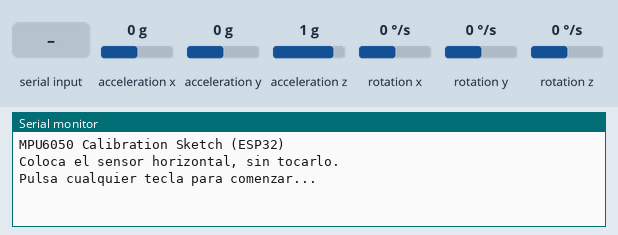
A sketch run on a simulated ESP32. Shown: the last lines printed to the serial monitor. The test bench sets the inputs (shaded band); at power-on: acceleration x 0 g, acceleration y 0 g, acceleration z 1 g, rotation x 0 °/s, rotation y 0 °/s, rotation z 0 °/s.

Above: at 2.0 s.
2.1 s: "1" received over Serial
At 3.3 s:
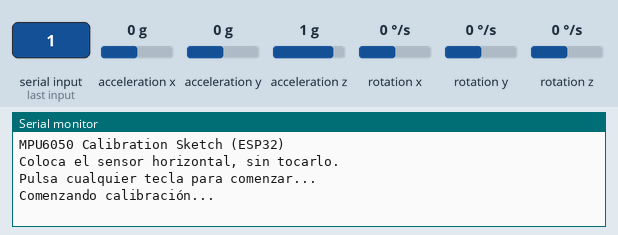
At 5.6 s:
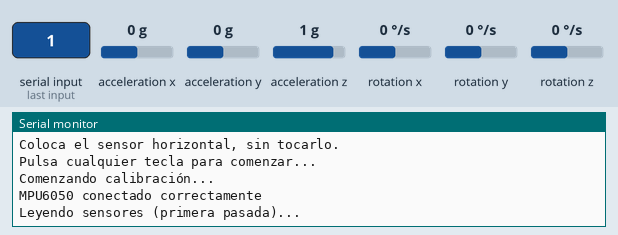

The sketch:

19_MPU6050_Calibraci_n_DMP.ino
```cpp
/***************************************************
  Proyecto: CANSAT - Calibración del MPU6050 (DMP)
  Versión: v1.0 - 15/11/2025
  Autor: Equipo CANSAT
  Centro: IES Gonzalo Torrente Ballester (Salamanca)

  Descripción:
  Este sketch calibra el MPU6050 usando la librería
  I2Cdev + MPU6050 de Jeff Rowberg. Calcula los
  offsets del acelerómetro y el giroscopio necesarios
  para que el DMP (yaw, pitch, roll) funcione bien.

  Al final muestra 6 offsets:
    ax_offset, ay_offset, az_offset, gx_offset, gy_offset, gz_offset
  que deberás copiar en tu sketch del DMP.

  Licencia: MIT
***************************************************/

/*
  ESP32 + MPU6050 (I2C) – Calibración del DMP

  Conexiones:
    VCC  -> 3V3
    GND  -> GND
    SDA  -> GPIO21
    SCL  -> GPIO22
    ADO  -> GND  (dirección I2C = 0x68)
*/

#include "I2Cdev.h"
#include "MPU6050.h"
#include <Wire.h>

// ---------- CONFIGURACIÓN DE LA CALIBRACIÓN ----------
int buffersize    = 1000;  // nº de lecturas para hacer media
int acel_deadzone = 8;     // error permitido en acelerómetro
int giro_deadzone = 1;     // error permitido en giroscopio

// Dirección habitual: 0x68 (ADO a GND)
MPU6050 accelgyro(0x68);

int16_t ax, ay, az, gx, gy, gz;
int mean_ax, mean_ay, mean_az, mean_gx, mean_gy, mean_gz;
int ax_offset, ay_offset, az_offset, gx_offset, gy_offset, gz_offset;
int state = 0;

// ---------- SETUP ----------
void setup() {
  // I2C del ESP32 en pines 21–22
  Wire.begin(21, 22);

  Serial.begin(115200);
  delay(1000);

  accelgyro.initialize();

  Serial.println("MPU6050 Calibration Sketch (ESP32)");
  Serial.println("Coloca el sensor horizontal, sin tocarlo.");
  Serial.println("Pulsa cualquier tecla para comenzar...\n");

  // Esperar a que el usuario pulse algo
  while (!Serial.available()) delay(100);
  while (Serial.available()) Serial.read();  // vaciar

  Serial.println("Comenzando calibración...");
  delay(2000);

  // Reset de offsets
  accelgyro.setXAccelOffset(0);
  accelgyro.setYAccelOffset(0);
  accelgyro.setZAccelOffset(0);
  accelgyro.setXGyroOffset(0);
  accelgyro.setYGyroOffset(0);
  accelgyro.setZGyroOffset(0);

  // Comprobar conexión
  Serial.println(accelgyro.testConnection() ?
                 "MPU6050 conectado correctamente" :
                 "ERROR: No se detecta el MPU6050");
  delay(1000);
}

// ---------- LOOP ----------
void loop() {
  if (state == 0) {
    Serial.println("\nLeyendo sensores (primera pasada)...");
    meansensors();
    state++;
    delay(500);
  }
  else if (state == 1) {
    Serial.println("Calculando offsets...");
    calibration();
    state++;
    delay(500);
  }
  else if (state == 2) {
    meansensors();
    Serial.println("\n¡CALIBRACIÓN COMPLETADA!\n");

    Serial.print("Lecturas promedio con offsets:\t");
    Serial.print(mean_ax); Serial.print("\t");
    Serial.print(mean_ay); Serial.print("\t");
    Serial.print(mean_az); Serial.print("\t");
    Serial.print(mean_gx); Serial.print("\t");
    Serial.print(mean_gy); Serial.print("\t");
    Serial.println(mean_gz);

    Serial.println("\nTus OFFSETS finales:");
    Serial.print("ax_offset = "); Serial.println(ax_offset);
    Serial.print("ay_offset = "); Serial.println(ay_offset);
    Serial.print("az_offset = "); Serial.println(az_offset);
    Serial.print("gx_offset = "); Serial.println(gx_offset);
    Serial.print("gy_offset = "); Serial.println(gy_offset);
    Serial.print("gz_offset = "); Serial.println(gz_offset);

    Serial.println("\nCopia estos valores en tu sketch DMP como:");
    Serial.println("mpu.setXAccelOffset(ax_offset);");
    Serial.println("mpu.setYAccelOffset(ay_offset);");
    Serial.println("mpu.setZAccelOffset(az_offset);");
    Serial.println("mpu.setXGyroOffset(gx_offset);");
    Serial.println("mpu.setYGyroOffset(gy_offset);");
    Serial.println("mpu.setZGyroOffset(gz_offset);");

    while (1);  // terminar
  }
}

// ---------- FUNCIONES AUXILIARES ----------

void meansensors() {
  long i = 0;
  long buff_ax = 0, buff_ay = 0, buff_az = 0;
  long buff_gx = 0, buff_gy = 0, buff_gz = 0;

  while (i < (buffersize + 101)) {
    accelgyro.getMotion6(&ax, &ay, &az, &gx, &gy, &gz);

    // descartamos las primeras 100 lecturas
    if (i > 100 && i <= (buffersize + 100)) {
      buff_ax += ax;
      buff_ay += ay;
      buff_az += az;
      buff_gx += gx;
      buff_gy += gy;
      buff_gz += gz;
    }

    if (i == (buffersize + 100)) {
      mean_ax = buff_ax / buffersize;
      mean_ay = buff_ay / buffersize;
      mean_az = buff_az / buffersize;
      mean_gx = buff_gx / buffersize;
      mean_gy = buff_gy / buffersize;
      mean_gz = buff_gz / buffersize;
    }

    i++;
    delay(2);
  }
}

void calibration() {
  ax_offset = -mean_ax / 8;
  ay_offset = -mean_ay / 8;
  az_offset = (16384 - mean_az) / 8;

  gx_offset = -mean_gx / 4;
  gy_offset = -mean_gy / 4;
  gz_offset = -mean_gz / 4;

  while (1) {
    int ready = 0;

    accelgyro.setXAccelOffset(ax_offset);
    accelgyro.setYAccelOffset(ay_offset);
    accelgyro.setZAccelOffset(az_offset);
    accelgyro.setXGyroOffset(gx_offset);
    accelgyro.setYGyroOffset(gy_offset);
    accelgyro.setZGyroOffset(gz_offset);

    meansensors();
    Serial.println("Calibrando...");

    if (abs(mean_ax) <= acel_deadzone) ready++;
    else ax_offset = ax_offset - mean_ax / acel_deadzone;

    if (abs(mean_ay) <= acel_deadzone) ready++;
    else ay_offset = ay_offset - mean_ay / acel_deadzone;

    if (abs(16384 - mean_az) <= acel_deadzone) ready++;
    else az_offset = az_offset + (16384 - mean_az) / acel_deadzone;

    if (abs(mean_gx) <= giro_deadzone) ready++;
    else gx_offset = gx_offset - mean_gx / (giro_deadzone + 1);

    if (abs(mean_gy) <= giro_deadzone) ready++;
    else gy_offset = gy_offset - mean_gy / (giro_deadzone + 1);

    if (abs(mean_gz) <= giro_deadzone) ready++;
    else gz_offset = gz_offset - mean_gz / (giro_deadzone + 1);

    if (ready == 6) break;  // todo dentro de los márgenes
  }
}
```

Measured:
- after the input at 2.1 s, the serial monitor: prints a new line at once (image 1)
